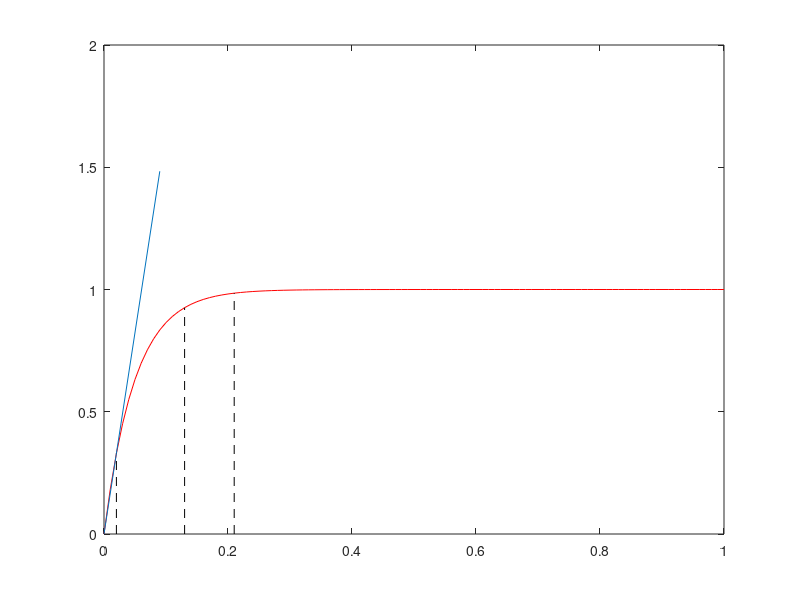

Write MATLAB code to recreate this figure.
clear all;close all; clc
t=0:.01:1;
G=tf(20,[1 20]);
u=ones(size(t));
y=lsim(G,u,t);
plot(t,y,'-r')
y_ss=y(end); % steady state value
a=find(abs(y-.1*y_ss) < 0.1,1);
b=find(abs(y-.9*y_ss) < 0.1,1);
Rise_time=t(b)-t(a);
y_max=max(y)
c=find(y==y_max);
Peak_time=t(c)
OS=((y_max-y_ss)/y_ss)*100
Error=1-y_ss;
d=find(abs(y-y_ss) < .02*y_ss);
d2=find(abs(y-y_ss) <= 0.1*y_ss);
d3=find(abs(y-y_ss) <= 0.9*y_ss);
j=1;
j2=1;
j3=1;
for i=1:length(d)
    if (abs(y_ss-y(d(i):end))<.02*y_ss)
        if(j==1)
           Settling_time=t(d(i+1));
           ys=y(d(i+1));
           j=0;
        end
    end
end
for i=1:length(d2)
    if (abs(y_ss-y(d2(i):end))<=.1*y_ss)
        if(j2==1)
           rise_time_f=t(d2(i+1));
           ys2=y(d2(i+1));
           j2=0;
        end
    end
end
for i=1:length(d3)
    if (abs(y_ss-y(d3(i):end))<=.9*y_ss)
        if(j3==1)
           rise_time_i=t(d3(i+1));
           
           ys3=y(d3(i+1));
           tc_point_y=ys3;
           tc_point_x=t(d3(i+1));
           j3=0;
        end
    end
end
Settling_time
rise_time_f
rise_time_i
hold on
% plot([Peak_time, Peak_time],[0,y_max],'--k')
plot([Settling_time,Settling_time],[0,ys],'--k')
plot([rise_time_i,rise_time_i],[0,ys3],'--k')
plot([rise_time_f,rise_time_f],[0,ys2],'--k')

% play with these numbers to adjust how long to extend out the time
% constant line
plot([0,tc_point_x, (tc_point_x+0.07)],[0,tc_point_y, ((tc_point_y/tc_point_x)*(tc_point_x+0.07))]) 
time_constant = 1/(tc_point_y/tc_point_x) % rise over run from 0,0

rise_time= rise_time_f-rise_time_i
%plot([t(1),t(end)],[1.02*y_ss,1.02*y_ss],'--k')
%plot([t(1),t(end)],[0.98*y_ss,0.98*y_ss],'--k')
